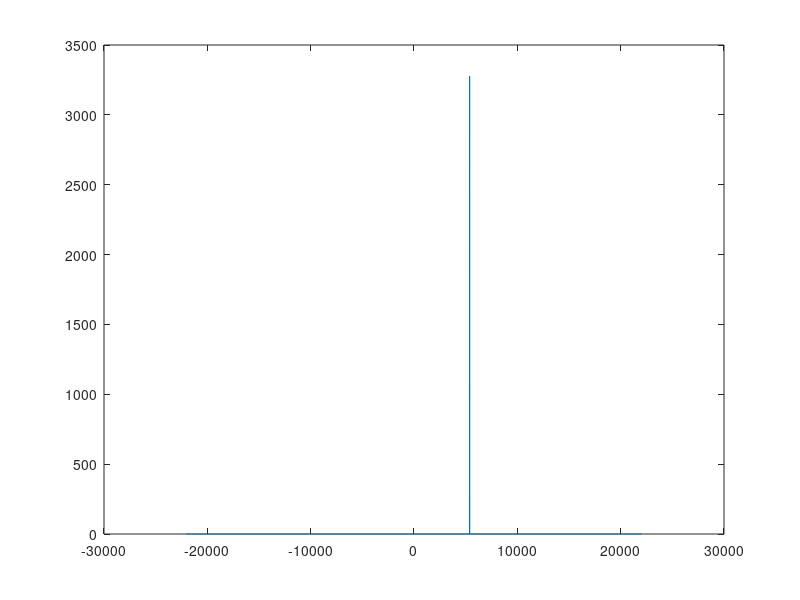

Write the MATLAB code that produced this figure.
fc = 44100;
sinc = 1/fc;
dur = 0.1;
t = (-dur/2:sinc:dur/2-sinc);

winsize = 4096;
binsize = fc/winsize;

freq = (500*binsize);
amp = 0.8;

x = amp*exp(i*2*pi*freq*t);

F = [-fc/2:binsize:(fc/2-binsize)];

xsize = size(x,2);

x1 = x((xsize/2-winsize/2):(xsize/2+winsize/2)-1);
t1 = t((xsize/2-winsize/2):(xsize/2+winsize/2)-1);

Y = zeros(1, winsize);

for k = 1:winsize
	anal = exp(-i*2*pi*F(k)*t1);
	Y(k) = sum(x1.*anal);
end

plot(F, abs(Y))